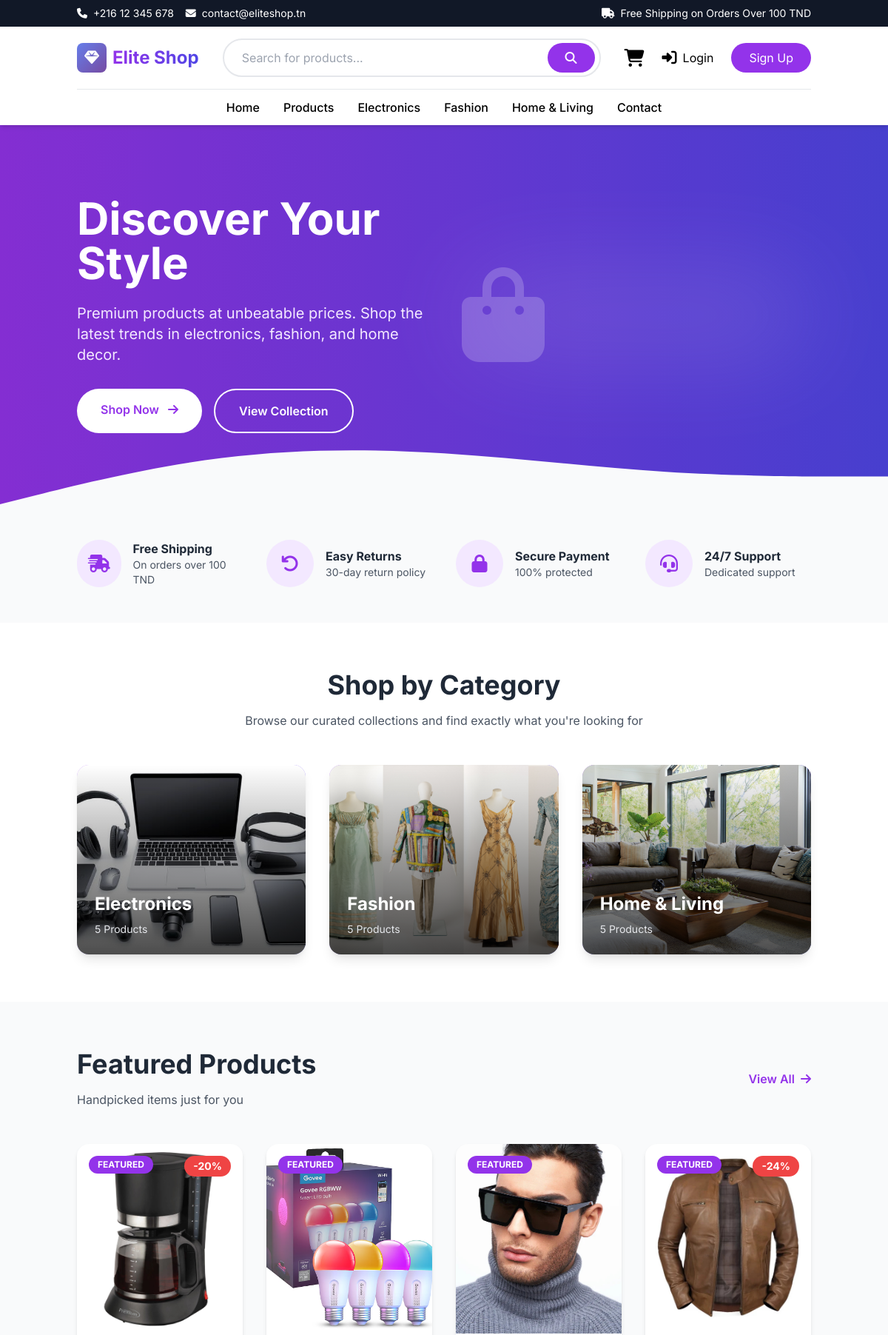
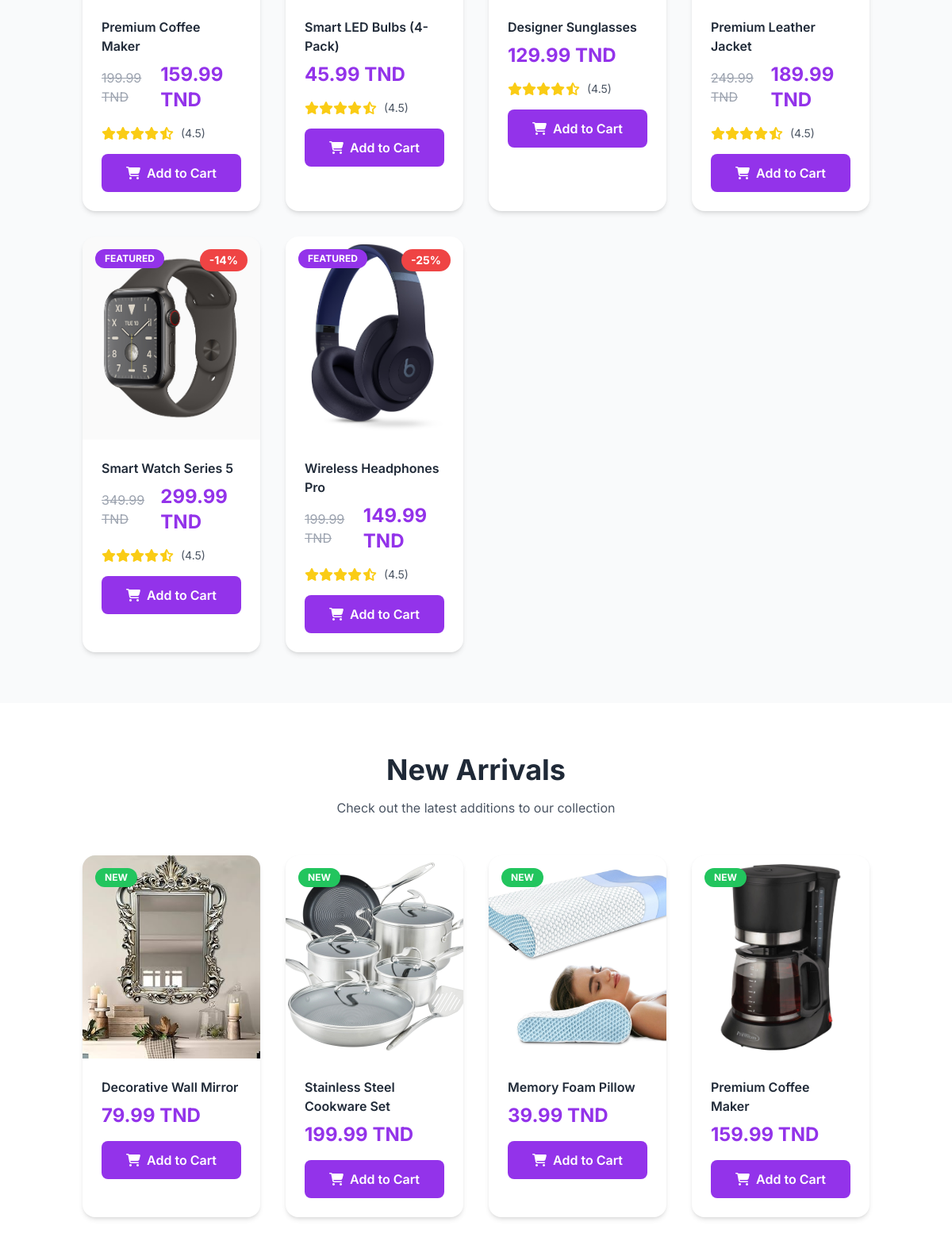
The page / (upper part) on the database its author committed (2 pictures, top to bottom).
### store/models.py (models this page shows, shortened)
class Category(models.Model):
    name = models.CharField(max_length=100)
    slug = models.SlugField(unique=True)
    description = models.TextField(blank=True)
    image = models.ImageField(upload_to='categories/', blank=True, null=True)
    created_at = models.DateTimeField(auto_now_add=True)
    class Meta:
        verbose_name_plural = 'Categories'
        ordering = ['name']

class Product(models.Model):
    category = models.ForeignKey(Category, on_delete=models.SET_NULL, null=True, blank=True, related_name='products')
    name = models.CharField(max_length=200)
    slug = models.SlugField(unique=True, blank=True)
    price = models.DecimalField(max_digits=10, decimal_places=2)
    old_price = models.DecimalField(max_digits=10, decimal_places=2, null=True, blank=True)
    description = models.TextField(blank=True)
    image = models.ImageField(upload_to='products/', blank=True)
    stock = models.PositiveIntegerField(default=0)
    available = models.BooleanField(default=True)
    featured = models.BooleanField(default=False)
    created_at = models.DateTimeField(auto_now_add=True)
    updated_at = models.DateTimeField(auto_now=True)
    class Meta:
        ordering = ['-created_at']
    def get_discount_percentage(self):
        if self.old_price and self.old_price > self.price:
            return int(((self.old_price - self.price) / self.old_price) * 100)
        return 0

### store/views.py (the view)
# urls.py: 2. Add a URL to urlpatterns:  path('', views.home, name='home')
def home(request):
    categories = Category.objects.all()[:3]
    featured_products = Product.objects.filter(featured=True, available=True)[:8]
    new_products = Product.objects.filter(available=True).order_by('-created_at')[:8]
    context = {
        'categories': categories,
        'featured_products': featured_products,
        'new_products': new_products,
        'cart_count': get_cart_count(request)
    }
    return render(request, 'store/home.html', context)

### store/views.py (called while the page is built)
def get_cart_count(request):
    session_key = request.session.session_key
    if not session_key:
        return 0
    if request.user.is_authenticated:
        cart_items = CartItem.objects.filter(user=request.user)
    else:
        cart_items = CartItem.objects.filter(session_key=session_key)
    return sum(item.quantity for item in cart_items)

### store/templates/store/home.html (shortened to what this page needs)
{% extends 'base.html' %}
{% block content %}
<section class="relative bg-gradient-to-r from-purple-600 to-indigo-600 text-white overflow-hidden">
    <div class="absolute inset-0 bg-black opacity-10"></div>
    <div class="container mx-auto px-4 py-24 relative z-10">
        <div class="grid grid-cols-1 lg:grid-cols-2 gap-12 items-center">
            <div>
                <h1 class="text-5xl md:text-6xl font-bold mb-6 leading-tight animate-fade-in">
                    Discover Your Style
                </h1>
                <p class="text-xl mb-8 text-purple-100">
                    Premium products at unbeatable prices. Shop the latest trends in electronics, fashion, and home decor.
                </p>
                <div class="flex flex-col sm:flex-row space-y-4 sm:space-y-0 sm:space-x-4">
                    <a href="{% url 'products' %}" class="bg-white text-purple-600 px-8 py-4 rounded-full font-semibold hover:bg-gray-100 transition text-center">
                        Shop Now <i class="fas fa-arrow-right ml-2"></i>
                    </a>
                    <a href="#featured" class="border-2 border-white text-white px-8 py-4 rounded-full font-semibold hover:bg-white hover:text-purple-600 transition text-center">
                        View Collection
                    </a>
                </div>
            </div>
            <div class="hidden lg:block">
                <div class="relative">
                    <div class="absolute inset-0 bg-white opacity-10 rounded-full blur-3xl"></div>
                    <i class="fas fa-shopping-bag text-9xl opacity-20"></i>
                </div>
            </div>
        </div>
    </div>
    <div class="absolute bottom-0 left-0 right-0">
    </div>
</section>
<section class="py-12 bg-gray-50">
    <div class="container mx-auto px-4">
        <div class="grid grid-cols-1 md:grid-cols-4 gap-8">
            <div class="flex items-center space-x-4">
                <div class="w-16 h-16 bg-purple-100 rounded-full flex items-center justify-center">
                    <i class="fas fa-shipping-fast text-purple-600 text-2xl"></i>
                </div>
                <div>
                    <h3 class="font-bold text-gray-800">Free Shipping</h3>
                    <p class="text-sm text-gray-600">On orders over 100 TND</p>
                </div>
            </div>
            <div class="flex items-center space-x-4">
                <div class="w-16 h-16 bg-purple-100 rounded-full flex items-center justify-center">
                    <i class="fas fa-undo text-purple-600 text-2xl"></i>
                </div>
                <div>
                    <h3 class="font-bold text-gray-800">Easy Returns</h3>
                    <p class="text-sm text-gray-600">30-day return policy</p>
                </div>
            </div>
            <div class="flex items-center space-x-4">
                <div class="w-16 h-16 bg-purple-100 rounded-full flex items-center justify-center">
                    <i class="fas fa-lock text-purple-600 text-2xl"></i>
                </div>
                <div>
                    <h3 class="font-bold text-gray-800">Secure Payment</h3>
                    <p class="text-sm text-gray-600">100% protected</p>
                </div>
            </div>
            <div class="flex items-center space-x-4">
                <div class="w-16 h-16 bg-purple-100 rounded-full flex items-center justify-center">
                    <i class="fas fa-headset text-purple-600 text-2xl"></i>
                </div>
                <div>
                    <h3 class="font-bold text-gray-800">24/7 Support</h3>
                    <p class="text-sm text-gray-600">Dedicated support</p>
                </div>
            </div>
        </div>
    </div>
</section>
<section class="py-16 bg-white">
    <div class="container mx-auto px-4">
        <div class="text-center mb-12">
            <h2 class="text-4xl font-bold text-gray-800 mb-4">Shop by Category</h2>
            <p class="text-gray-600 max-w-2xl mx-auto">Browse our curated collections and find exactly what you're looking for</p>
        </div>
        <div class="grid grid-cols-1 md:grid-cols-3 gap-8">
            {% for category in categories %}
            <a href="{% url 'products' %}?category={{ category.slug }}" class="group relative overflow-hidden rounded-2xl shadow-lg hover-shadow smooth-transition">
                <div class="aspect-w-16 aspect-h-9 bg-gradient-to-br from-purple-400 to-indigo-500 h-64">
                    {% if category.image %}
                    <img src="{{ category.image.url }}" alt="{{ category.name }}" class="w-full h-full object-cover group-hover:scale-110 smooth-transition">
                    {% else %}
                    <div class="flex items-center justify-center h-full">
                        <i class="fas fa-box text-white text-6xl opacity-50"></i>
                    </div>
                    {% endif %}
                </div>
                <div class="absolute inset-0 bg-gradient-to-t from-black/70 to-transparent flex items-end p-6">
                    <div class="text-white">
                        <h3 class="text-2xl font-bold mb-2">{{ category.name }}</h3>
                        <p class="text-sm text-gray-200">{{ category.products.count }} Products</p>
                    </div>
                </div>
            </a>
            {% empty %}
            <div class="col-span-3 text-center py-12">
                <i class="fas fa-boxes text-gray-300 text-6xl mb-4"></i>
                <p class="text-gray-500">No categories available yet.</p>
            </div>
            {% endfor %}
        </div>
    </div>
</section>
<section id="featured" class="py-16 bg-gray-50">
    <div class="container mx-auto px-4">
        <div class="flex justify-between items-center mb-12">
            <div>
                <h2 class="text-4xl font-bold text-gray-800 mb-4">Featured Products</h2>
                <p class="text-gray-600">Handpicked items just for you</p>
            </div>
            <a href="{% url 'products' %}" class="text-purple-600 hover:text-purple-700 font-semibold flex items-center">
                View All <i class="fas fa-arrow-right ml-2"></i>
            </a>
        </div>
        <div class="grid grid-cols-1 sm:grid-cols-2 lg:grid-cols-4 gap-8">
            {% for product in featured_products %}
            <div class="bg-white rounded-2xl shadow-md overflow-hidden hover-shadow smooth-transition">
                <a href="{% url 'product_detail' product.id product.slug %}" class="block relative">
                    <div class="aspect-w-1 aspect-h-1 bg-gray-100 h-64">
                        {% if product.image %}
                        <img src="{{ product.image.url }}" alt="{{ product.name }}" class="w-full h-full object-cover hover-scale smooth-transition">
                        {% else %}
                        <div class="flex items-center justify-center h-full">
                            <i class="fas fa-image text-gray-300 text-6xl"></i>
                        </div>
                        {% endif %}
                    </div>
                    {% if product.get_discount_percentage > 0 %}
                    <div class="absolute top-4 right-4 bg-red-500 text-white px-3 py-1 rounded-full text-sm font-bold">
                        -{{ product.get_discount_percentage }}%
                    </div>
                    {% endif %}
                    {% if product.featured %}
                    <div class="absolute top-4 left-4 bg-purple-600 text-white px-3 py-1 rounded-full text-xs font-bold">
                        FEATURED
                    </div>
                    {% endif %}
                </a>
                <div class="p-6">
                    <a href="{% url 'product_detail' product.id product.slug %}">
                        <h3 class="font-semibold text-gray-800 mb-2 hover:text-purple-600 transition line-clamp-2">
                            {{ product.name }}
                        </h3>
                    </a>
                    <div class="flex items-center mb-4">
                        {% if product.old_price %}
                        <span class="text-gray-400 line-through mr-2">{{ product.old_price }} TND</span>
                        {% endif %}
                        <span class="text-2xl font-bold text-purple-600">{{ product.price }} TND</span>
                    </div>
                    <div class="flex items-center justify-between">
                        <div class="flex items-center text-yellow-400">
                            <i class="fas fa-star"></i>
                            <i class="fas fa-star"></i>
                            <i class="fas fa-star"></i>
                            <i class="fas fa-star"></i>
                            <i class="fas fa-star-half-alt"></i>
                            <span class="text-gray-600 text-sm ml-2">(4.5)</span>
                        </div>
                    </div>
                    <form method="POST" action="{% url 'add_to_cart' product.id %}" class="mt-4">
                        <button type="submit" class="w-full bg-purple-600 text-white py-3 rounded-lg hover:bg-purple-700 transition font-semibold">
                            <i class="fas fa-shopping-cart mr-2"></i>Add to Cart
                        </button>
                    </form>
                </div>
            </div>
            {% empty %}
            <div class="col-span-4 text-center py-12">
                <i class="fas fa-box-open text-gray-300 text-6xl mb-4"></i>
                <p class="text-gray-500">No featured products available yet.</p>
            </div>
            {% endfor %}
        </div>
    </div>
</section>
<section class="py-16 bg-white">
    <div class="container mx-auto px-4">
        <div class="text-center mb-12">
            <h2 class="text-4xl font-bold text-gray-800 mb-4">New Arrivals</h2>
            <p class="text-gray-600">Check out the latest additions to our collection</p>
        </div>
        <div class="grid grid-cols-1 sm:grid-cols-2 lg:grid-cols-4 gap-8">
            {% for product in new_products %}
            <div class="bg-white rounded-2xl shadow-md overflow-hidden hover-shadow smooth-transition">
                <a href="{% url 'product_detail' product.id product.slug %}" class="block relative">
                    <div class="aspect-w-1 aspect-h-1 bg-gray-100 h-64">
                        {% if product.image %}
                        <img src="{{ product.image.url }}" alt="{{ product.name }}" class="w-full h-full object-cover hover-scale smooth-transition">
                        {% else %}
                        <div class="flex items-center justify-center h-full">
                            <i class="fas fa-image text-gray-300 text-6xl"></i>
                        </div>
                        {% endif %}
                    </div>
                    <div class="absolute top-4 left-4 bg-green-500 text-white px-3 py-1 rounded-full text-xs font-bold">
                        NEW
                    </div>
                </a>
                <div class="p-6">
                    <a href="{% url 'product_detail' product.id product.slug %}">
                        <h3 class="font-semibold text-gray-800 mb-2 hover:text-purple-600 transition line-clamp-2">
                            {{ product.name }}
                        </h3>
                    </a>
                    <div class="flex items-center mb-4">
                        <span class="text-2xl font-bold text-purple-600">{{ product.price }} TND</span>
                    </div>
                    <form method="POST" action="{% url 'add_to_cart' product.id %}" class="mt-4">
                        <button type="submit" class="w-full bg-purple-600 text-white py-3 rounded-lg hover:bg-purple-700 transition font-semibold">
                            <i class="fas fa-shopping-cart mr-2"></i>Add to Cart
                        </button>
                    </form>
                </div>
            </div>
            {% empty %}
            <div class="col-span-4 text-center py-12">
                <i class="fas fa-box-open text-gray-300 text-6xl mb-4"></i>
                <p class="text-gray-500">No new products available yet.</p>
            </div>
            {% endfor %}
        </div>
    </div>
</section>
{% endblock %}

### store/templates/base.html (style rules this page uses)
body { font-family: 'Inter', sans-serif; }
.smooth-transition { transition: all 0.3s ease; }

### store/templates/store/home.html (style rules this page uses)
.line-clamp-2 { display: -webkit-box; -webkit-line-clamp: 2; -webkit-box-orient: vertical; overflow: hidden; }
.animate-fade-in { animation: fade-in 1s ease-out; }

### rows shown on the page
Category: image (picture), name "Electronics", products.count "5"
Category: image (picture), name "Fashion", products.count "5"
Category: image (picture), name "Home & Living", products.count "5"
Product: image (picture), get_discount_percentage "20", featured "FEATURED", name "Premium Coffee Maker", old_price "199.99", price "159.99"
Product: image (picture), featured "FEATURED", name "Smart LED Bulbs (4-Pack)", price "45.99"
Product: image (picture), featured "FEATURED", name "Designer Sunglasses", price "129.99"
Product: image (picture), get_discount_percentage "24", featured "FEATURED", name "Premium Leather Jacket", old_price "249.99", price "189.99"
Product: image (picture), get_discount_percentage "14", featured "FEATURED", name "Smart Watch Series 5", old_price "349.99", price "299.99"
Product: image (picture), get_discount_percentage "25", featured "FEATURED", name "Wireless Headphones Pro", old_price "199.99", price "149.99"
Product: image (picture), name "Decorative Wall Mirror", price "79.99"
Product: image (picture), name "Stainless Steel Cookware Set", price "199.99"
Product: image (picture), name "Memory Foam Pillow", price "39.99"
